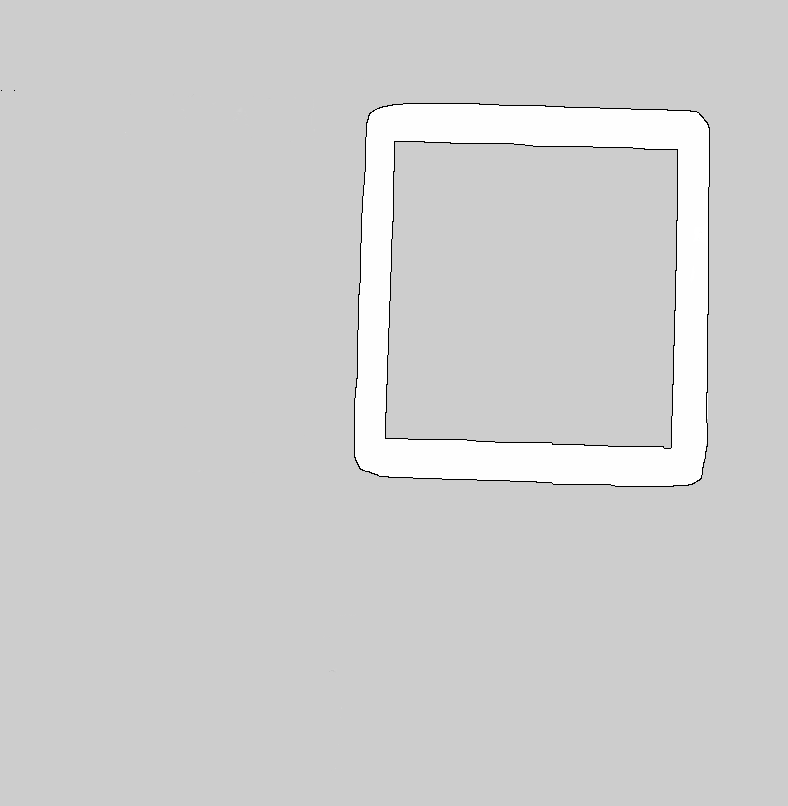
#> input picture maps/e7_floor5_square.png, 788 x 806 px; its folder holds 3 pictures in this run
$ jupyter execute --allow-errors map_converter.ipynb
#> lines starting #> are read from the running program, lines starting #| are printed output that depends on the picture; after the words box and inside, x2 and y2 are one past the last pixel; in counts of white or black regions, pixels touching at a corner belong together
# Map Converter
This is a Jupyter Notebook to Convert a `.png` or `.pgm` + `.yaml` of a map into a `.csv` that can be fed into the TUMFTM functions.

High Level Steps:
1. Get the Euclidean Distance Transform of the map
2. Apply skeletonization to the map to extract centerlines
3. Run DFS to extract the centerline xy coordinates in order
4. Apply the transformations to go from pixel to meter coordinate frame

Map Conditions:
- Map edges should be well defined, inside should be white, walls are black and outside is grey

[cell 1]
import numpy as np
from skimage.morphology import skeletonize
import matplotlib.pyplot as plt
import yaml
import scipy
from scipy.ndimage import distance_transform_edt as edt
from PIL import Image
import os

[cell 2]
MAP_NAME = "e7_floor5_square"

TRACK_WIDTH_MARGIN = 0.0 # Extra Safety margin, in meters

[cell 3]
# Modified from https://github.com/CL2-UWaterloo/Head-to-Head-Autonomous-Racing/blob/main/gym/f110_gym/envs/laser_models.py
# load map image

if os.path.exists(f"maps/{MAP_NAME}.png"):
    map_img_path = f"maps/{MAP_NAME}.png"
elif os.path.exists(f"maps/{MAP_NAME}.pgm"):
    map_img_path = f"maps/{MAP_NAME}.pgm"
else:
    raise Exception("Map not found!")

map_yaml_path = f"maps/{MAP_NAME}.yaml"
raw_map_img = np.array(Image.open(map_img_path).transpose(Image.FLIP_TOP_BOTTOM))
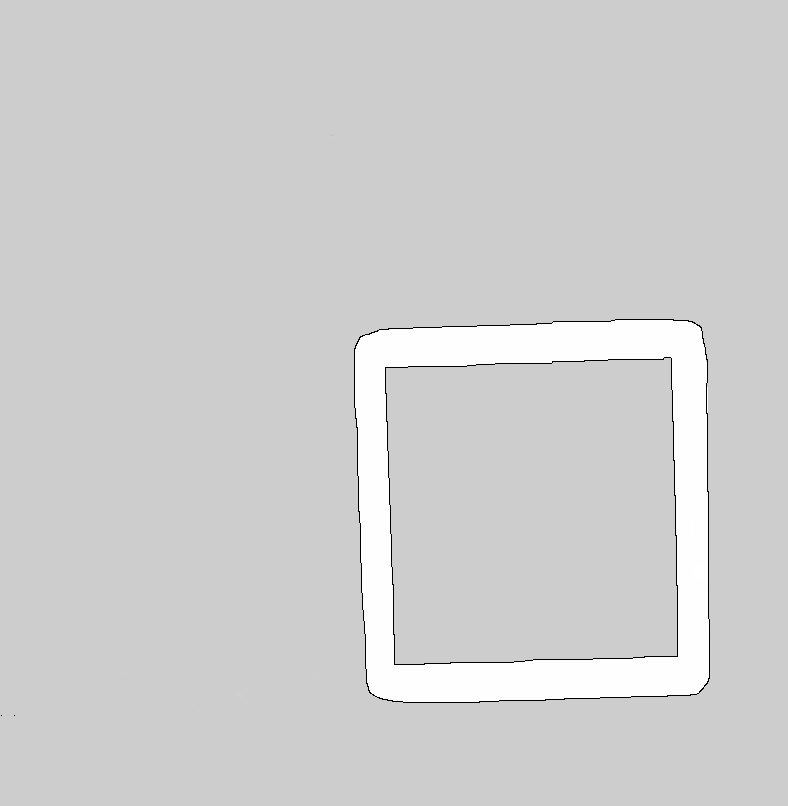
#> raw_map_img: shape (806, 788); min 0, max 255, mean 207.6
raw_map_img = raw_map_img.astype(np.float64)

plt.figure(figsize=(10, 10))
plt.imshow(raw_map_img, cmap='gray', origin='lower')

[cell 4]
# grayscale -> binary. Converts grey to black
map_img = raw_map_img.copy()
map_img[map_img <= 210.] = 0
map_img[map_img > 210.] = 1
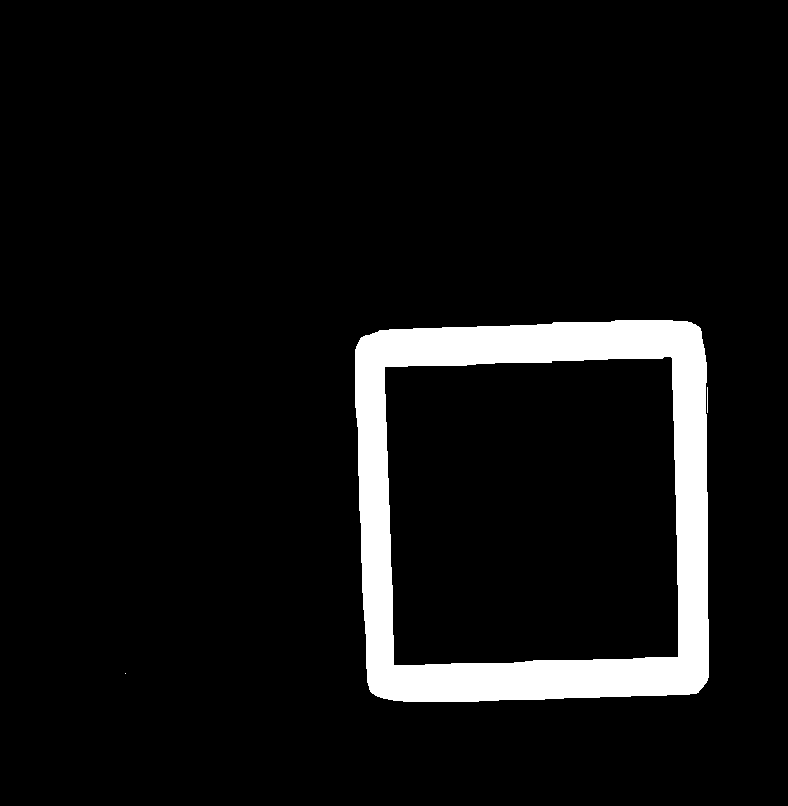
#> map_img: shape (806, 788) float64; values 0 (black) and 1 (white), 7% white; 3 white regions (1 under 20 px), largest, box (x1, y1, x2, y2) and area: (355, 320, 709, 702) 44216, (707, 387, 708, 413) 26

map_height = map_img.shape[0]
#> map_height = 806
print(f"map_height: {map_height}")
#| map_height: 806
map_width = map_img.shape[1]
#> map_width = 788
print(f"map_width: {map_width}")
#| map_width: 788
map_img
plt.figure(figsize=(10, 10))
plt.imshow(map_img, cmap='gray', origin='lower')

[cell 5]
plt.figure(figsize=(10, 10))
# Calculate Euclidean Distance Transform (tells us distance to nearest wall)
dist_transform = scipy.ndimage.distance_transform_edt(map_img)
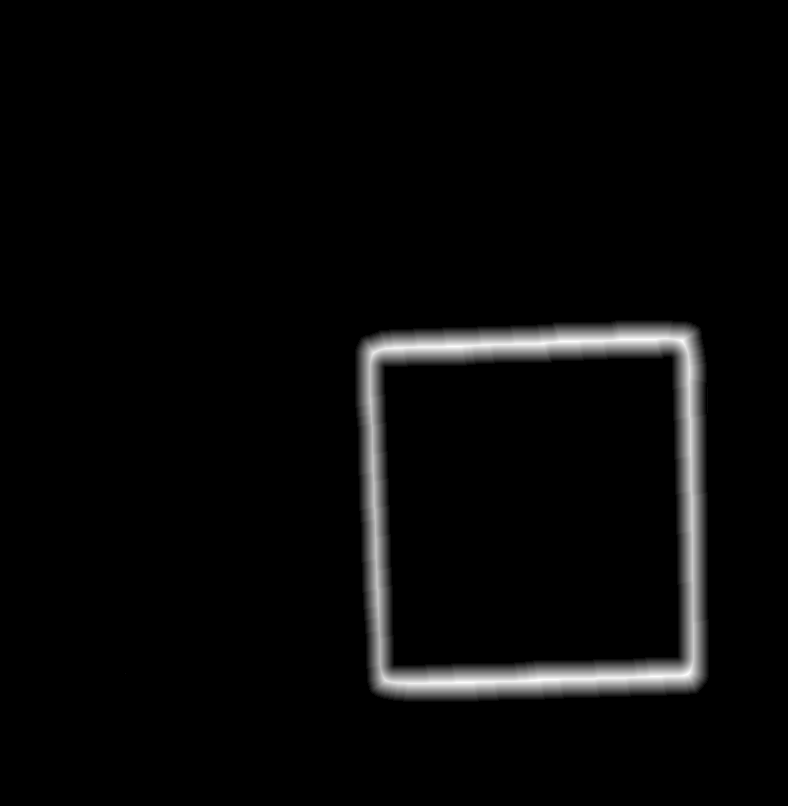
#> dist_transform: shape (806, 788) float64; min 0, max 20.22, mean 0.6; drawn with min black and max white
plt.imshow(dist_transform, cmap='gray', origin='lower')

[cell 6]
# Threshold the distance transform to create a binary image
THRESHOLD = 0.17 # You should play around with this number. Is you say hairy lines generated, either clean the map so it is more curvy or increase this number
centers = dist_transform > THRESHOLD*dist_transform.max()
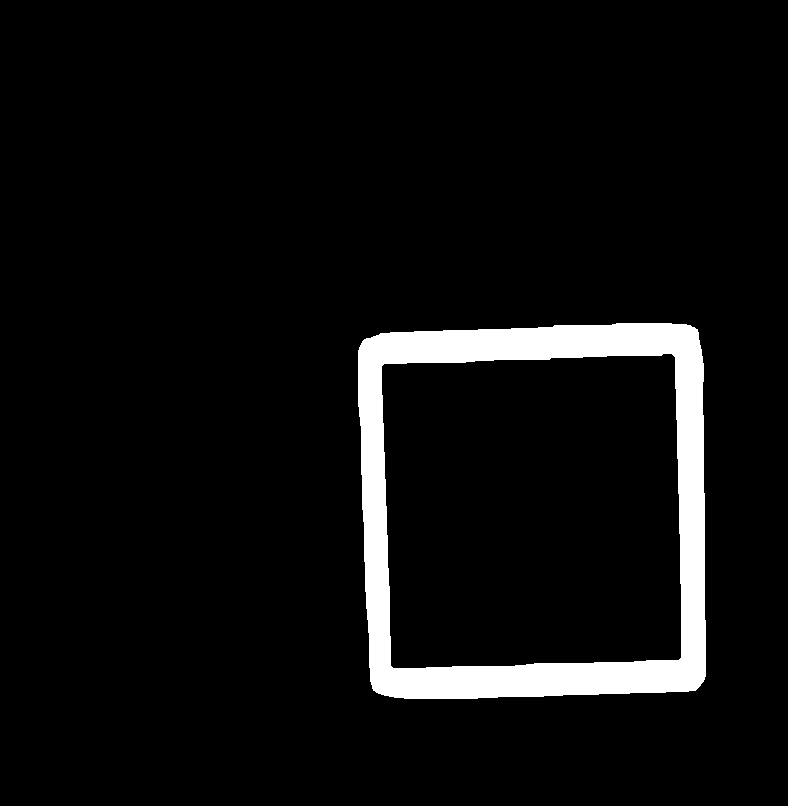
#> centers: shape (806, 788) bool; 5.7% white; 1 white region, box (x1, y1, x2, y2) and area: (358, 323, 706, 699) 36434
plt.figure(figsize=(10, 10))
plt.imshow(centers, origin='lower', cmap='gray')

[cell 7]
plt.figure(figsize=(10, 10))
centerline = skeletonize(centers)
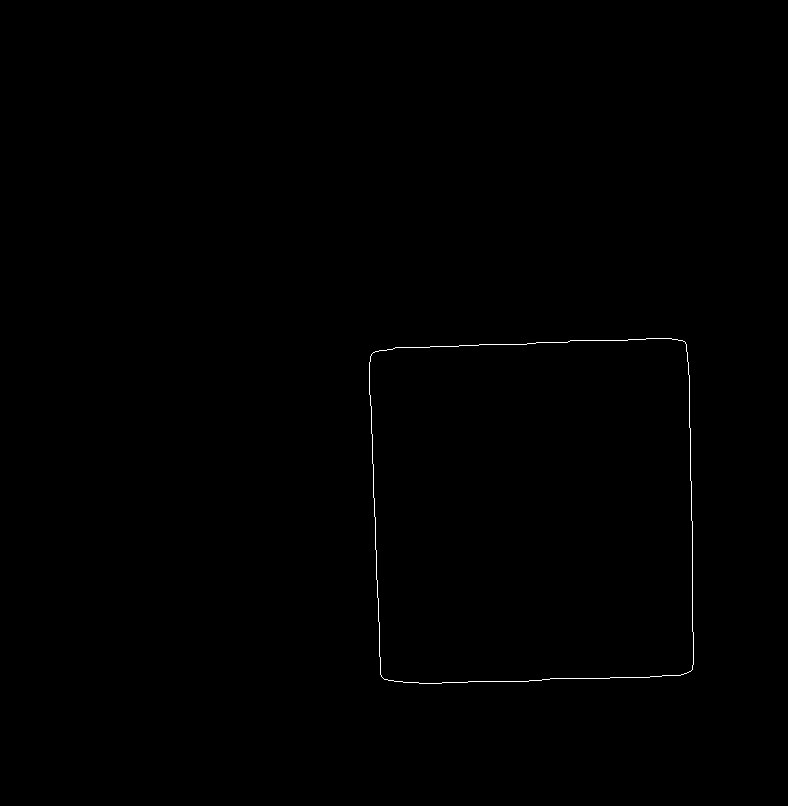
#> centerline: shape (806, 788) bool; 0.2% white in thin lines or dots, all inside (x1, y1, x2, y2) = (369, 338, 694, 684)
plt.imshow(centerline, origin='lower', cmap='gray')

[cell 8]
# The centerline has the track width encoded
plt.figure(figsize=(10, 10))
centerline_dist = np.where(centerline, dist_transform, 0)
plt.imshow(centerline_dist, origin='lower', cmap='gray')

[cell 9]
LEFT_START_Y = map_height // 2 + 200
#> LEFT_START_Y = 603
LEFT_START_X = map_width // 2 + 20
#> LEFT_START_X = 414

[cell 10]
NON_EDGE = 0.0
# Use DFS to extract the outer edge
left_start_y = LEFT_START_Y
#> left_start_y = 603
left_start_x = 0
while (centerline_dist[left_start_y][left_start_x] == NON_EDGE):
	left_start_x += 1
#> after the loop, left_start_x = 378

print(f"Starting position for left edge: {left_start_x} {left_start_y}")
#| Starting position for left edge: 378 603

[cell 11]
# Run DFS
import sys
sys.setrecursionlimit(20000)

visited = {}
centerline_points = []
track_widths = []
# DIRECTIONS = [(0, 1), (1, 0), (0, -1), (-1, 0), (1, 1), (1, -1), (-1, 1), (-1, -1)]
# If you want the other direction first
DIRECTIONS = [(0, -1), (-1, 0),  (0, 1), (1, 0), (-1, 1), (-1, -1), (1, 1), (1, -1) ]

starting_point = (left_start_x, left_start_y)
#> starting_point = (378, 603)

def dfs(point):
#> called with point = (378, 603)
	if (point in visited): return
	visited[point] = True
	centerline_points.append(np.array(point))
	track_widths.append(np.array([centerline_dist[point[1]][point[0]], centerline_dist[point[1]][point[0]]]))

	for direction in DIRECTIONS:
		if (centerline_dist[point[1] + direction[1]][point[0] + direction[0]] != NON_EDGE and (point[0] + direction[0], point[1] + direction[1]) not in visited):
			dfs((point[0] + direction[0], point[1] + direction[1]))

dfs(starting_point)

[cell 12]
fig, (ax1,ax2,ax3, ax4) = plt.subplots(1, 4, figsize=(20,5))
ax1.axis('off')
ax2.axis('off')
ax3.axis('off')
ax4.axis('off')

centerline_img = np.zeros(map_img.shape)
for x,y in centerline_points[:len(centerline_points)//10]:
	centerline_img[y][x] = 255
#> this loop made 127 passes
#> (x, y) on passes 1 to 12: (378, 603), (378, 602), (378, 601), (378, 600), (378, 599), (378, 598), (377, 597), (377, 596), (377, 595), (377, 594), (377, 593), (377, 592)
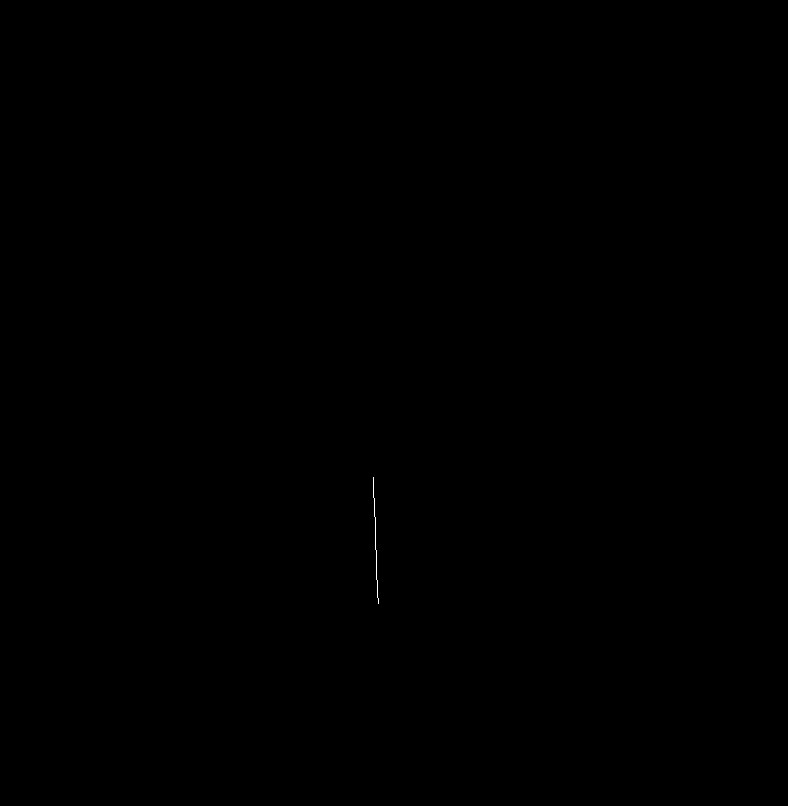
#> centerline_img: shape (806, 788) float64; 0.02% white in thin lines or dots, all inside (x1, y1, x2, y2) = (373, 477, 379, 604)
ax1.imshow(centerline_img, cmap='Greys', vmax=1, origin='lower')
ax1.set_title("First 10% points")

centerline_img = np.zeros(map_img.shape)
for x,y in centerline_points[:len(centerline_points)//4]:
	centerline_img[y][x] = 255
#> this loop made 318 passes
#> centerline_img: shape (806, 788) float64; 0.05% white in thin lines or dots, all inside (x1, y1, x2, y2) = (369, 346, 440, 604)
ax2.imshow(centerline_img, cmap='Greys', vmax=1, origin='lower')
ax2.set_title("First 25% points")

centerline_img = np.zeros(map_img.shape)
for x,y in centerline_points[:int(len(centerline_points)/1.4)]:
	centerline_img[y][x] = 255
#> this loop made 910 passes
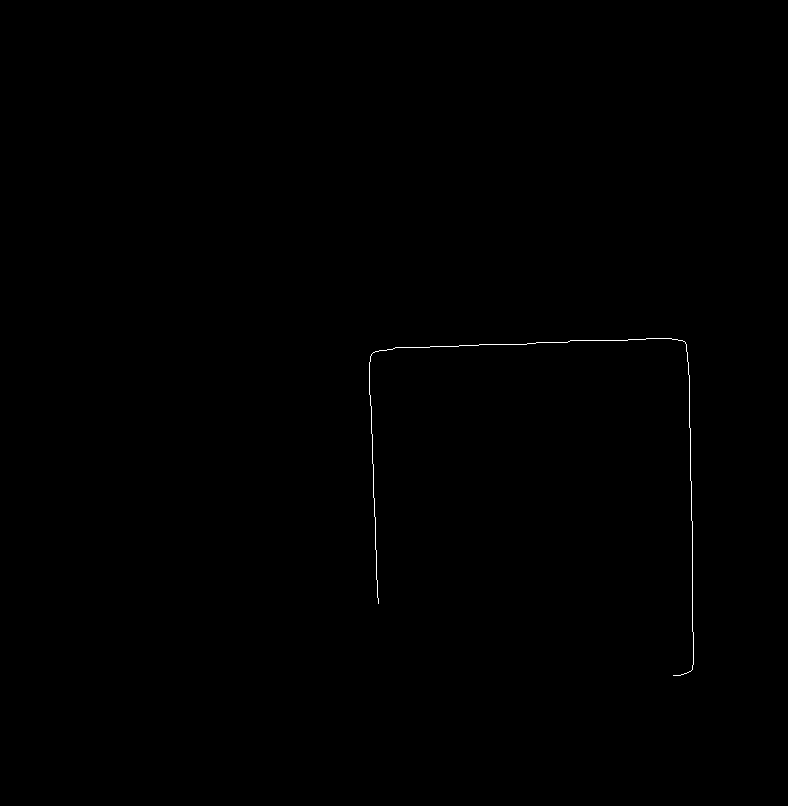
#> centerline_img: shape (806, 788) float64; 0.14% white in thin lines or dots, all inside (x1, y1, x2, y2) = (369, 338, 694, 676)
ax3.imshow(centerline_img, cmap='Greys', vmax=1, origin='lower')
ax3.set_title("First 50% points")

centerline_img = np.zeros(map_img.shape)
for x,y in centerline_points:
	centerline_img[y][x] = 1000
#> this loop made 1274 passes
ax4.imshow(centerline_img, cmap='Greys', vmax=1, origin='lower')
ax4.set_title("All points")
fig.tight_layout()

# Conversion
Convert into Pandas, and go from pixels to meters, and then shift by the origin.

[cell 13]
track_widths
#> Out = 1274 pairs, first value 14 to 20, second value 14 to 20

[cell 14]
track_widths_np = np.array(track_widths)
#> track_widths_np has the same summary as Out
waypoints = np.array(centerline_points)
#> waypoints = 1274 pairs, first value 369 to 693, second value 338 to 683
print(waypoints)
#> (printed output is left out)
print(f"Track widths shape: {track_widths_np.shape}, waypoints shape: {waypoints.shape}")
#| Track widths shape: (1274, 2), waypoints shape: (1274, 2)

[cell 15]
# Merge track with waypoints
data = np.concatenate((waypoints, track_widths_np), axis=1)
#> data = 1274 rows, first 6: [378, 603, 15, 15], [378, 602, 15, 15], [378, 601, 15, 15], [378, 600, 15, 15], [378, 599, 15, 15], [378, 598, 15, 15]
data.shape
#> Out = (1274, 4)
